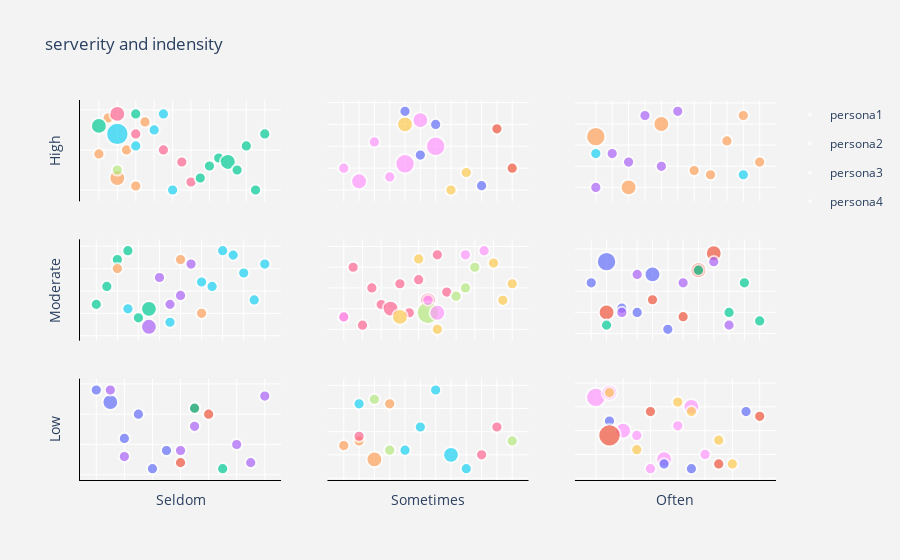

Notebook source saved alongside this figure:
### Code cell
from plotly.subplots import make_subplots
import random
fig = make_subplots(rows=3, cols=3)

    
#zone 1
fig.add_trace(go.Scatter(
                x=p1_1['Item'],y=random.sample(range(10, 30), len(p1_1)),name='persona1',
                marker_size=p1_1['Weight'],legendgroup='group1',
                 ),row=3,col=1)

fig.add_trace(go.Scatter(
                x=p2_1['Item'],name='persona2',y=random.sample(range(10, 30), len(p2_1)),
                marker_size=p2_1['Weight'],legendgroup='group2'),row=3,col=1)
fig.add_trace(go.Scatter(
                x=p3_1['Item'],name='persona3',y=random.sample(range(10, 30), len(p3_1)),
                marker_size=p3_1['Weight'],legendgroup='group3'),row=3,col=1)
fig.add_trace(go.Scatter(
                x=p4_1['Item'],name='persona4',y=random.sample(range(10, 30), len(p4_1)),
                marker_size=p4_1['Weight'],legendgroup='group4'),row=3,col=1)
#zone 2

fig.add_trace(go.Scatter(
                x=p1_2['Item'],name='',legendgroup='group1',y=random.sample(range(10, 30), len(p1_2)),
                marker_size=p1_2['Weight'],showlegend=False),row=3,col=2)
fig.add_trace(go.Scatter(
                x=p2_2['Item'],name='',y=random.sample(range(10, 30), len(p2_2)),
                marker_size=p2_2['Weight'],legendgroup='group2',showlegend=False),row=3,col=2)
fig.add_trace(go.Scatter(
                x=p3_2['Item'],name='',y=random.sample(range(10, 30), len(p3_2)),
                marker_size=p3_2['Weight'],legendgroup='group3',showlegend=False),row=3,col=2)
fig.add_trace(go.Scatter(
                x=p4_2['Item'],name='',y=random.sample(range(10, 30), len(p4_2)),
                marker_size=p4_2['Weight'],legendgroup='group4',showlegend=False),row=3,col=2)
#zone 3

fig.add_trace(go.Scatter(
                x=p1_3['Item'],name='',legendgroup='group1',y=random.sample(range(10, 30), len(p1_3)),
                marker_size=p1_3['Weight'],showlegend=False),row=3,col=3)
fig.add_trace(go.Scatter(
                x=p2_3['Item'],name='persona2',y=random.sample(range(10, 30), len(p2_3)),
                marker_size=p2_3['Weight'],legendgroup='group2',showlegend=False),row=3,col=3)
fig.add_trace(go.Scatter(
                x=p3_3['Item'],name='persona3',y=random.sample(range(10, 30), len(p3_3)),
                marker_size=p3_3['Weight'],legendgroup='group3',showlegend=False),row=3,col=3)
fig.add_trace(go.Scatter(
                x=p4_3['Item'],name='persona4',y=random.sample(range(10, 30), len(p4_3)),
                marker_size=p4_3['Weight'],legendgroup='group4',showlegend=False),row=3,col=3)
#zone 4
fig.add_trace(go.Scatter(
                x=p1_4['Item'],name='',legendgroup='group1',y=random.sample(range(10, 30), len(p1_4)),
                marker_size=p1_4['Weight'],showlegend=False),row=2,col=1)
fig.add_trace(go.Scatter(
                x=p2_4['Item'],name='',y=random.sample(range(10, 30), len(p2_4)),
                marker_size=p2_4['Weight'],legendgroup='group2',showlegend=False),row=2,col=1)
fig.add_trace(go.Scatter(
                x=p3_4['Item'],name='',y=random.sample(range(10, 30), len(p3_4)),
                marker_size=p3_4['Weight'],legendgroup='group3',showlegend=False),row=2,col=1)
fig.add_trace(go.Scatter(
                x=p4_4['Item'],name='',y=random.sample(range(10, 30), len(p4_4)),
                marker_size=p4_4['Weight'],legendgroup='group4',showlegend=False),row=2,col=1)


#zone 5

fig.add_trace(go.Scatter(
                x=p1_5['Item'],name='',legendgroup='group1',y=random.sample(range(10, 30), len(p1_5)),
                marker_size=p1_5['Weight'],showlegend=False),row=2,col=2)
fig.add_trace(go.Scatter(
                x=p2_5['Item'],name='',y=random.sample(range(10, 30), len(p2_5)),
                marker_size=p2_5['Weight'],legendgroup='group2',showlegend=False),row=2,col=2)
fig.add_trace(go.Scatter(
                x=p3_5['Item'],name='',y=random.sample(range(10, 30), len(p3_5)),
                marker_size=p3_5['Weight'],legendgroup='group3',showlegend=False),row=2,col=2)
fig.add_trace(go.Scatter(
                x=p4_5['Item'],name='',y=random.sample(range(10, 30), len(p4_5)),
                marker_size=p4_5['Weight'],legendgroup='group4',showlegend=False),row=2,col=2)

#zone 6

fig.add_trace(go.Scatter(
                x=p1_6['Item'],name='',legendgroup='group1',y=random.sample(range(10, 30), len(p1_6)),
                marker_size=p1_6['Weight'],showlegend=False),row=2,col=3)
fig.add_trace(go.Scatter(
                x=p2_6['Item'],name='',y=random.sample(range(10, 30), len(p2_6)),
                marker_size=p2_6['Weight'],legendgroup='group2',showlegend=False),row=2,col=3)
fig.add_trace(go.Scatter(
                x=p3_6['Item'],name='',y=random.sample(range(10, 30), len(p3_6)),
                marker_size=p3_6['Weight'],legendgroup='group3',showlegend=False),row=2,col=3)
fig.add_trace(go.Scatter(
                x=p4_6['Item'],name='',y=random.sample(range(10, 30), len(p4_6)),
                marker_size=p4_6['Weight'],legendgroup='group4',showlegend=False),row=2,col=3)

#zone 7

fig.add_trace(go.Scatter(
                x=p1_7['Item'],name='',legendgroup='group1',y=random.sample(range(10, 30), len(p1_7)),
                marker_size=p1_7['Weight'],showlegend=False),row=1,col=1)
fig.add_trace(go.Scatter(
                x=p2_7['Item'],name='',y=random.sample(range(10, 30), len(p2_7)),
                marker_size=p2_7['Weight'],legendgroup='group2',showlegend=False),row=1,col=1)
fig.add_trace(go.Scatter(
                x=p3_7['Item'],name='',y=random.sample(range(10, 30), len(p3_7)),
                marker_size=p3_7['Weight'],legendgroup='group3',showlegend=False),row=1,col=1)
fig.add_trace(go.Scatter(
                x=p4_7['Item'],name='',y=random.sample(range(10, 30), len(p4_7)),
                marker_size=p4_7['Weight'],legendgroup='group4',showlegend=False),row=1,col=1)
#zone 8

fig.add_trace(go.Scatter(
                x=p1_8['Item'],name='',legendgroup='group1',y=random.sample(range(10, 30), len(p1_8)),
                marker_size=p1_8['Weight'],showlegend=False),row=1,col=2)
fig.add_trace(go.Scatter(
                x=p2_8['Item'],name='',y=random.sample(range(10, 30), len(p2_8)),
                marker_size=p2_8['Weight'],legendgroup='group2',showlegend=False),row=1,col=2)
fig.add_trace(go.Scatter(
                x=p3_8['Item'],name='',y=random.sample(range(10, 30), len(p3_8)),
                marker_size=p3_8['Weight'],legendgroup='group3',showlegend=False),row=1,col=2)
fig.add_trace(go.Scatter(
                x=p4_8['Item'],name='',y=random.sample(range(10, 30), len(p4_8)),
                marker_size=p4_8['Weight'],legendgroup='group4',showlegend=False),row=1,col=2)
#zone 9

fig.add_trace(go.Scatter(
                x=p1_9['Item'],name='',legendgroup='group1',y=random.sample(range(10, 30), len(p1_9)),
                marker_size=p1_9['Weight'],showlegend=False),row=1,col=1)
fig.add_trace(go.Scatter(
                x=p2_9['Item'],name='',y=random.sample(range(10, 30), len(p2_9)),
                marker_size=p2_9['Weight'],legendgroup='group2',showlegend=False),row=1,col=3)
fig.add_trace(go.Scatter(
                x=p3_9['Item'],name='',y=random.sample(range(10, 30), len(p3_9)),
                marker_size=p3_9['Weight'],legendgroup='group3',showlegend=False),row=1,col=3)
fig.add_trace(go.Scatter(
                x=p4_9['Item'],name='',y=random.sample(range(10, 30), len(p4_9)),
                marker_size=p4_9['Weight'],legendgroup='group4',showlegend=False),row=1,col=3)

sizeref =  2.*80/(100**2)

fig.update_traces(mode='markers', marker=dict(sizemode='area',
                                              sizeref=sizeref, line_width=2))
fig.update_yaxes(visible=True, showticklabels=False)
fig.update_xaxes(visible=True, showticklabels=False)
# fig.update_xaxes(visible=True,showticklabels=False, row=3,col=1)
# fig.update_yaxes(visible=True,showticklabels=False, row=3,col=1)
fig['layout']['xaxis7']['title']='Seldom'
fig['layout']['xaxis8']['title']='Sometimes'
fig['layout']['xaxis9']['title']='Often'
fig['layout']['yaxis1']['title']='High'
fig['layout']['yaxis4']['title']='Moderate'
fig['layout']['yaxis7']['title']='Low'
fig.update_xaxes(showline=True, linewidth=1, linecolor='black', row=3, col=1)
fig.update_yaxes(showline=True, linewidth=1, linecolor='black', row=1, col=1)
fig.update_xaxes(showline=True, linewidth=1, linecolor='black', row=3, col=2)
fig.update_yaxes(showline=True, linewidth=1, linecolor='black', row=2, col=1)
fig.update_xaxes(showline=True, linewidth=1, linecolor='black', row=3, col=3)
fig.update_yaxes(showline=True, linewidth=1, linecolor='black', row=3, col=1)

fig.update_layout(
    title='serverity and indensity',
    paper_bgcolor='rgb(243, 243, 243)',
    plot_bgcolor='rgb(243, 243, 243)',
)

fig.show()

### Figure 1 — Plotly figure (JSON) as saved in the notebook; plotly's stock layout.template omitted (floating-point values rounded to 4 significant figures)
{"data": [{"legendgroup": "group1", "marker": {"line": {"width": 2}, "size": [1, 2, 1, 1, 1, 1], "sizemode": "area", "sizeref": 0.016}, "mode": "markers", "name": "persona1", "type": "scatter", "x": ["being with/around friends", "finances", "future", "physical health", "quizzes/exams", "work"], "xaxis": "x7", "y": [29, 27, 21, 25, 16, 19], "yaxis": "y7"}, {"legendgroup": "group2", "marker": {"line": {"width": 2}, "size": [1, 1, 1], "sizemode": "area", "sizeref": 0.016}, "mode": "markers", "name": "persona2", "type": "scatter", "x": ["class", "presentations", "projects"], "xaxis": "x7", "y": [17, 26, 25], "yaxis": "y7"}, {"legendgroup": "group3", "marker": {"line": {"width": 2}, "size": [1, 1], "sizemode": "area", "sizeref": 0.016}, "mode": "markers", "name": "persona3", "type": "scatter", "x": ["homework", "presentations"], "xaxis": "x7", "y": [16, 26], "yaxis": "y7"}, {"legendgroup": "group4", "marker": {"line": {"width": 2}, "size": [1, 1, 1, 1, 1, 1, 1], "sizemode": "area", "sizeref": 0.016}, "mode": "markers", "name": "persona4", "type": "scatter", "x": ["being vulnerable in therapy", "class", "finances", "future", "Internship", "lab", "presentations"], "xaxis": "x7", "y": [20, 19, 29, 18, 17, 28, 23], "yaxis": "y7"}, {"legendgroup": "group1", "marker": {"line": {"width": 2}, "size": [1, 1, 2, 1], "sizemode": "area", "sizeref": 0.016}, "mode": "markers", "name": "", "showlegend": false, "type": "scatter", "x": ["planning", "projects", "quizzes/exams", "work"], "xaxis": "x8", "y": [17, 18, 14, 26], "yaxis": "y8"}, {"legendgroup": "group2", "marker": {"line": {"width": 2}, "size": [1, 1, 1, 1, 2, 1], "sizemode": "area", "sizeref": 0.016}, "mode": "markers", "name": "", "showlegend": false, "type": "scatter", "x": ["family", "health", "homework", "projects", "relationship", "workout"], "xaxis": "x8", "y": [16, 21, 29, 26, 15, 12], "yaxis": "y8"}, {"legendgroup": "group3", "marker": {"line": {"width": 2}, "size": [1, 1, 1], "sizemode": "area", "sizeref": 0.016}, "mode": "markers", "name": "", "showlegend": false, "type": "scatter", "x": ["going to church", "optional programs", "projects"], "xaxis": "x8", "y": [15, 21, 19], "yaxis": "y8"}, {"legendgroup": "group4", "marker": {"line": {"width": 2}, "size": [1, 1, 1], "sizemode": "area", "sizeref": 0.016}, "mode": "markers", "name": "", "showlegend": false, "type": "scatter", "x": ["presentations", "quizzes/exams", "work"], "xaxis": "x8", "y": [18, 27, 16], "yaxis": "y8"}, {"legendgroup": "group1", "marker": {"line": {"width": 2}, "size": [3, 2, 2, 1, 1, 2, 1, 2, 1], "sizemode": "area", "sizeref": 0.016}, "mode": "markers", "name": "", "showlegend": false, "type": "scatter", "x": ["health", "homework", "lectures", "planning", "presentations", "quizzes/exams", "relationship", "sleep", "work"], "xaxis": "x9", "y": [27, 28, 20, 19, 12, 14, 21, 25, 15], "yaxis": "y9"}, {"legendgroup": "group2", "marker": {"line": {"width": 2}, "size": [1, 1, 1, 1, 1, 1], "sizemode": "area", "sizeref": 0.016}, "mode": "markers", "name": "persona2", "showlegend": false, "type": "scatter", "x": ["homework", "hygiene", "planning", "relationship", "sleep", "writing papers"], "xaxis": "x9", "y": [28, 18, 16, 26, 24, 13], "yaxis": "y9"}, {"legendgroup": "group3", "marker": {"line": {"width": 2}, "size": [1, 1, 1, 1], "sizemode": "area", "sizeref": 0.016}, "mode": "markers", "name": "persona3", "showlegend": false, "type": "scatter", "x": ["group work", "homework", "quizzes/exams", "sleep"], "xaxis": "x9", "y": [24, 22, 13, 12], "yaxis": "y9"}, {"legendgroup": "group4", "marker": {"line": {"width": 2}, "size": [1, 4, 1, 1], "sizemode": "area", "sizeref": 0.016}, "mode": "markers", "name": "persona4", "showlegend": false, "type": "scatter", "x": ["developing accessible hobbies", "homework", "hygiene", "presentations"], "xaxis": "x9", "y": [23, 19, 13, 24], "yaxis": "y9"}, {"legendgroup": "group1", "marker": {"line": {"width": 2}, "size": [1, 1, 1, 1, 1, 2], "sizemode": "area", "sizeref": 0.016}, "mode": "markers", "name": "", "showlegend": false, "type": "scatter", "x": ["health", "housing", "internship", "midterms/finals", "optional academic programs", "presentations"], "xaxis": "x4", "y": [17, 21, 27, 29, 14, 16], "yaxis": "y4"}, {"legendgroup": "group2", "marker": {"line": {"width": 2}, "size": [1, 2, 1, 1, 1], "sizemode": "area", "sizeref": 0.016}, "mode": "markers", "name": "", "showlegend": false, "type": "scatter", "x": ["GPA", "presentations", "scholarship", "socializing", "study abroad"], "xaxis": "x4", "y": [23, 12, 17, 19, 26], "yaxis": "y4"}, {"legendgroup": "group3", "marker": {"line": {"width": 2}, "size": [1, 1, 1], "sizemode": "area", "sizeref": 0.016}, "mode": "markers", "name": "", "showlegend": false, "type": "scatter", "x": ["class", "internship", "socializing"], "xaxis": "x4", "y": [15, 25, 27], "yaxis": "y4"}, {"legendgroup": "group4", "marker": {"line": {"width": 2}, "size": [1, 1, 1, 1, 1, 1, 1, 1, 1], "sizemode": "area", "sizeref": 0.016}, "mode": "markers", "name": "", "showlegend": false, "type": "scatter", "x": ["class", "Family", "midterms/finals", "projects", "quizzes/exams", "Resident Advising", "scholarship", "when I feel like I don’t have time", "writing papers"], "xaxis": "x4", "y": [22, 21, 16, 29, 28, 24, 13, 18, 26], "yaxis": "y4"}, {"legendgroup": "group1", "marker": {"line": {"width": 2}, "size": [1, 1, 1, 1, 1, 2, 1, 1, 1, 2, 1, 1], "sizemode": "area", "sizeref": 0.016}, "mode": "markers", "name": "", "showlegend": false, "type": "scatter", "x": ["family", "health ", "internships", "job and career", "lab", "midterms/finals", "optional academic programs", "presentations", "projects", "quizzes/exams", "relationship", "study abroad"], "xaxis": "x5", "y": [13, 25, 11, 20, 16, 15, 21, 14, 22, 17, 28, 19], "yaxis": "y5"}, {"legendgroup": "group2", "marker": {"line": {"width": 2}, "size": [1, 1, 1, 4], "sizemode": "area", "sizeref": 0.016}, "mode": "markers", "name": "", "showlegend": false, "type": "scatter", "x": ["body image", "finances", "homework", "quizzes/exams"], "xaxis": "x5", "y": [18, 20, 25, 14], "yaxis": "y5"}, {"legendgroup": "group3", "marker": {"line": {"width": 2}, "size": [1, 1, 1, 1, 2], "sizemode": "area", "sizeref": 0.016}, "mode": "markers", "name": "", "showlegend": false, "type": "scatter", "x": ["class", "family", "finances", "quizzes/exams", "relationship"], "xaxis": "x5", "y": [29, 13, 28, 17, 14], "yaxis": "y5"}, {"legendgroup": "group4", "marker": {"line": {"width": 2}, "size": [1, 1, 2, 1, 1, 1], "sizemode": "area", "sizeref": 0.016}, "mode": "markers", "name": "", "showlegend": false, "type": "scatter", "x": ["future", "group work", "optional academic programs", "projects", "relationship", "socializing"], "xaxis": "x5", "y": [26, 17, 13, 27, 10, 21], "yaxis": "y5"}, {"legendgroup": "group1", "marker": {"line": {"width": 2}, "size": [1, 3, 1, 1, 2, 1], "sizemode": "area", "sizeref": 0.016}, "mode": "markers", "name": "", "showlegend": false, "type": "scatter", "x": ["class", "homework", "lectures", "physical health", "projects", "relationship"], "xaxis": "x6", "y": [22, 27, 16, 15, 24, 11], "yaxis": "y6"}, {"legendgroup": "group2", "marker": {"line": {"width": 2}, "size": [1, 2, 1, 2, 2], "sizemode": "area", "sizeref": 0.016}, "mode": "markers", "name": "", "showlegend": false, "type": "scatter", "x": ["finance", "homework", "projects", "quizzes/exams", "work"], "xaxis": "x6", "y": [14, 15, 18, 25, 29], "yaxis": "y6"}, {"legendgroup": "group3", "marker": {"line": {"width": 2}, "size": [1, 1, 1, 1, 1], "sizemode": "area", "sizeref": 0.016}, "mode": "markers", "name": "", "showlegend": false, "type": "scatter", "x": ["future", "homework", "hygiene ", "presentations", "quizzes/exams"], "xaxis": "x6", "y": [15, 12, 22, 13, 25], "yaxis": "y6"}, {"legendgroup": "group4", "marker": {"line": {"width": 2}, "size": [1, 1, 1, 1, 1], "sizemode": "area", "sizeref": 0.016}, "mode": "markers", "name": "", "showlegend": false, "type": "scatter", "x": ["finance", "future", "lectures", "physical health", "work"], "xaxis": "x6", "y": [22, 12, 15, 24, 27], "yaxis": "y6"}, {"legendgroup": "group1", "marker": {"line": {"width": 2}, "size": [1, 1, 2, 1, 1, 1], "sizemode": "area", "sizeref": 0.016}, "mode": "markers", "name": "", "showlegend": false, "type": "scatter", "x": ["future", "internship and job search ", "midterm/final", "presentations", "projects", "talking to teachers"], "xaxis": "x", "y": [19, 28, 13, 20, 11, 27], "yaxis": "y"}, {"legendgroup": "group2", "marker": {"line": {"width": 2}, "size": [1, 4, 1, 1, 1], "sizemode": "area", "sizeref": 0.016}, "mode": "markers", "name": "", "showlegend": false, "type": "scatter", "x": ["GPA", "midterm/final", "projects", "quizzes/exams", "relationship"], "xaxis": "x", "y": [25, 24, 21, 29, 10], "yaxis": "y"}, {"legendgroup": "group3", "marker": {"line": {"width": 2}, "size": [1, 2, 1, 1, 1], "sizemode": "area", "sizeref": 0.016}, "mode": "markers", "name": "", "showlegend": false, "type": "scatter", "x": ["group work", "midterm/final", "physical health", "projects", "quizzes/exams"], "xaxis": "x", "y": [17, 29, 12, 24, 20], "yaxis": "y"}, {"legendgroup": "group4", "marker": {"line": {"width": 2}, "size": [1], "sizemode": "area", "sizeref": 0.016}, "mode": "markers", "name": "", "showlegend": false, "type": "scatter", "x": ["midterm/final"], "xaxis": "x", "y": [15], "yaxis": "y"}, {"legendgroup": "group1", "marker": {"line": {"width": 2}, "size": [1, 2, 1, 1, 3, 2, 3], "sizemode": "area", "sizeref": 0.016}, "mode": "markers", "name": "", "showlegend": false, "type": "scatter", "x": ["body image", "future", "GPA", "mean classmates", "midterms/finals", "projects", "quizzes/exams"], "xaxis": "x2", "y": [15, 12, 21, 13, 16, 26, 20], "yaxis": "y2"}, {"legendgroup": "group2", "marker": {"line": {"width": 2}, "size": [1, 1, 2], "sizemode": "area", "sizeref": 0.016}, "mode": "markers", "name": "", "showlegend": false, "type": "scatter", "x": ["health", "homework", "midterms/finals"], "xaxis": "x2", "y": [10, 14, 25], "yaxis": "y2"}, {"legendgroup": "group3", "marker": {"line": {"width": 2}, "size": [1, 1, 1, 1], "sizemode": "area", "sizeref": 0.016}, "mode": "markers", "name": "", "showlegend": false, "type": "scatter", "x": ["finances", "midterms/finals", "projects", "quizzes/exams"], "xaxis": "x2", "y": [11, 28, 18, 25], "yaxis": "y2"}, {"legendgroup": "group4", "marker": {"line": {"width": 2}, "size": [1, 1], "sizemode": "area", "sizeref": 0.016}, "mode": "markers", "name": "", "showlegend": false, "type": "scatter", "x": ["compounding stress", "mental health"], "xaxis": "x2", "y": [24, 15], "yaxis": "y2"}, {"legendgroup": "group1", "marker": {"line": {"width": 2}, "size": [1, 1, 1, 2, 2, 1, 1, 1, 1, 1], "sizemode": "area", "sizeref": 0.016}, "mode": "markers", "name": "", "showlegend": false, "type": "scatter", "x": ["class", "family", "finances", "future", "group projects", "health", "homework", "planning", "projects", "socializing"], "xaxis": "x", "y": [13, 16, 18, 26, 17, 15, 21, 10, 29, 24], "yaxis": "y"}, {"legendgroup": "group2", "marker": {"line": {"width": 2}, "size": [1, 1, 1, 1, 1, 1], "sizemode": "area", "sizeref": 0.016}, "mode": "markers", "name": "", "showlegend": false, "type": "scatter", "x": ["future", "health", "homework", "loss of parents", "mental health", "quizzes/exams"], "xaxis": "x3", "y": [10, 18, 16, 27, 15, 28], "yaxis": "y3"}, {"legendgroup": "group3", "marker": {"line": {"width": 2}, "size": [1, 1, 3, 1, 2, 2, 1, 1], "sizemode": "area", "sizeref": 0.016}, "mode": "markers", "name": "", "showlegend": false, "type": "scatter", "x": ["class", "finances", "future", "group projects", "homework", "mental health", "relationships", "work"], "xaxis": "x3", "y": [14, 13, 22, 21, 10, 25, 27, 16], "yaxis": "y3"}, {"legendgroup": "group4", "marker": {"line": {"width": 2}, "size": [1, 1], "sizemode": "area", "sizeref": 0.016}, "mode": "markers", "name": "", "showlegend": false, "type": "scatter", "x": ["future", "relationships"], "xaxis": "x3", "y": [18, 13], "yaxis": "y3"}], "layout": {"paper_bgcolor": "rgb(243, 243, 243)", "plot_bgcolor": "rgb(243, 243, 243)", "title": {"text": "serverity and indensity"}, "xaxis": {"anchor": "y", "domain": [0, 0.2889], "showticklabels": false, "visible": true}, "xaxis2": {"anchor": "y2", "domain": [0.3556, 0.6444], "showticklabels": false, "visible": true}, "xaxis3": {"anchor": "y3", "domain": [0.7111, 1], "showticklabels": false, "visible": true}, "xaxis4": {"anchor": "y4", "domain": [0, 0.2889], "showticklabels": false, "visible": true}, "xaxis5": {"anchor": "y5", "domain": [0.3556, 0.6444], "showticklabels": false, "visible": true}, "xaxis6": {"anchor": "y6", "domain": [0.7111, 1], "showticklabels": false, "visible": true}, "xaxis7": {"anchor": "y7", "domain": [0, 0.2889], "linecolor": "black", "linewidth": 1, "showline": true, "showticklabels": false, "title": {"text": "Seldom"}, "visible": true}, "xaxis8": {"anchor": "y8", "domain": [0.3556, 0.6444], "linecolor": "black", "linewidth": 1, "showline": true, "showticklabels": false, "title": {"text": "Sometimes"}, "visible": true}, "xaxis9": {"anchor": "y9", "domain": [0.7111, 1], "linecolor": "black", "linewidth": 1, "showline": true, "showticklabels": false, "title": {"text": "Often"}, "visible": true}, "yaxis": {"anchor": "x", "domain": [0.7333, 1], "linecolor": "black", "linewidth": 1, "showline": true, "showticklabels": false, "title": {"text": "High"}, "visible": true}, "yaxis2": {"anchor": "x2", "domain": [0.7333, 1], "showticklabels": false, "visible": true}, "yaxis3": {"anchor": "x3", "domain": [0.7333, 1], "showticklabels": false, "visible": true}, "yaxis4": {"anchor": "x4", "domain": [0.3667, 0.6333], "linecolor": "black", "linewidth": 1, "showline": true, "showticklabels": false, "title": {"text": "Moderate"}, "visible": true}, "yaxis5": {"anchor": "x5", "domain": [0.3667, 0.6333], "showticklabels": false, "visible": true}, "yaxis6": {"anchor": "x6", "domain": [0.3667, 0.6333], "showticklabels": false, "visible": true}, "yaxis7": {"anchor": "x7", "domain": [0, 0.2667], "linecolor": "black", "linewidth": 1, "showline": true, "showticklabels": false, "title": {"text": "Low"}, "visible": true}, "yaxis8": {"anchor": "x8", "domain": [0, 0.2667], "showticklabels": false, "visible": true}, "yaxis9": {"anchor": "x9", "domain": [0, 0.2667], "showticklabels": false, "visible": true}}}
